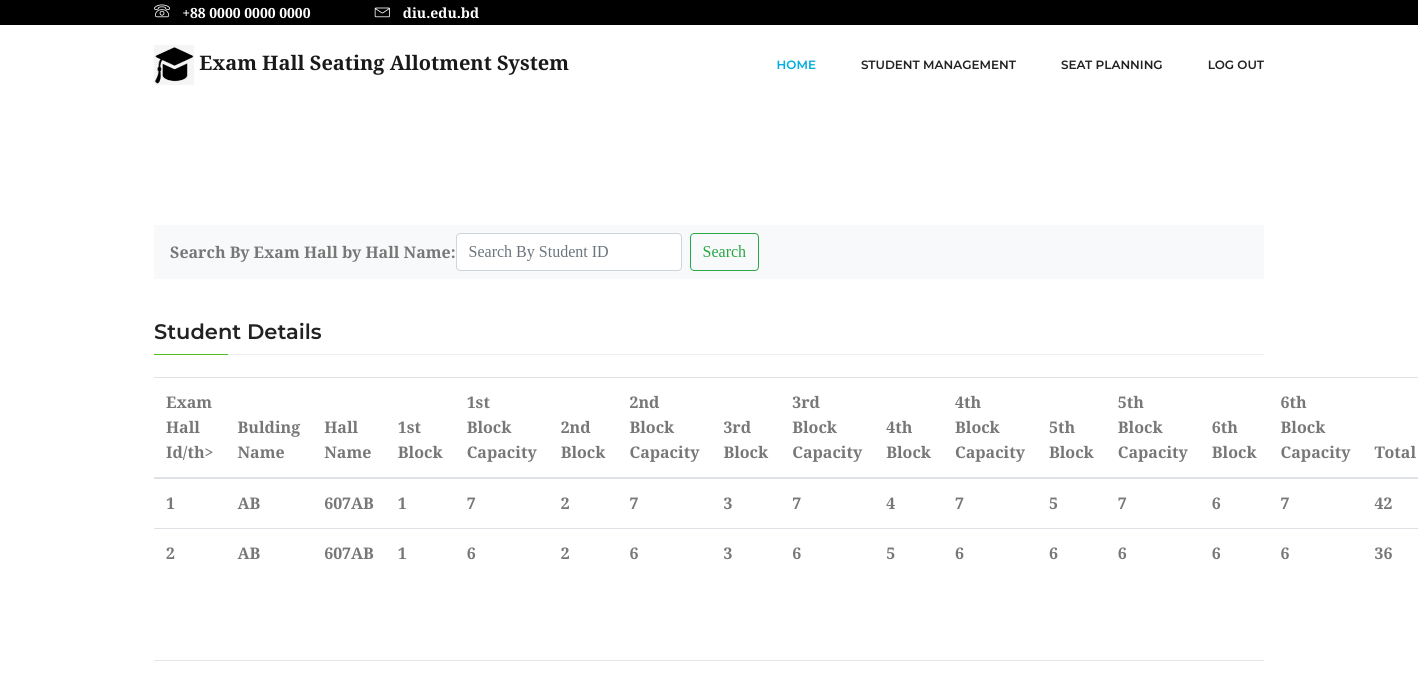
Page /ExamHallDetails.php (signed in) on the committed database.
### tables this page shows
CREATE TABLE `exm_hall` (
  `hall_id` int(11) NOT NULL,
  `building_name` varchar(50) NOT NULL,
  `hall_name` varchar(50) NOT NULL,
  `1block` varchar(50) NOT NULL,
  `1capacity` int(11) NOT NULL,
  `2block` varchar(50) NOT NULL,
  `2capacity` int(11) NOT NULL,
  `3block` varchar(50) NOT NULL,
  `3capacity` int(11) NOT NULL,
  `4block` varchar(50) NOT NULL,
  `4capacity` int(11) NOT NULL,
  `5block` varchar(50) NOT NULL,
  `5capacity` int(11) NOT NULL,
  `6block` varchar(50) NOT NULL,
  `6capacity` int(11) NOT NULL,
  `total` int(11) NOT NULL,
  `campus` varchar(50) NOT NULL
);

### ExamHallDetails.php (the view, shortened to what this page needs)
<?php
include('AdminMain.php');
$con=mysqli_connect("localhost","root","","exam_hall_seat_plan");
?>
<!DOCTYPE html>
<html lang="en">
<head>
	<link rel="stylesheet" href="css/bootstrap.css">
	<link rel="stylesheet" href="vendors/linericon/style.css">
	<link rel="stylesheet" href="css/font-awesome.min.css">
	<link rel="stylesheet" href="vendors/owl-carousel/owl.carousel.min.css">
	<link rel="stylesheet" href="vendors/lightbox/simpleLightbox.css">
	<link rel="stylesheet" href="vendors/nice-select/css/nice-select.css">
	<link rel="stylesheet" href="vendors/animate-css/animate.css">
	<link rel="stylesheet" href="css/style.css">
</head>
<body>
	<section class="course_details_area section_gap">
	 <div class="container">
        <div class="content">
        	<div>
              <nav class="navbar navbar-light bg-light">
                <form class="form-inline" action="" method="POST">
                  <label>Search By Exam Hall by Hall Name:</label>
                  <input class="form-control mr-sm-2" type="text" name="hall_name" placeholder="Search By Student ID" aria-label="Search" >
                  <input type="submit" class="btn btn-outline-success " type="submit" name="submit1" value="Search"/>
                </form>
              </nav>
            </div>
            <div class="review-top row pt-40">
                <div class="col-lg-12">
                	<h1 class="title">Student Details</h1>
                    <table class="table table-hover">
						<thead>
							<tr>
								<th scope="col">Exam Hall Id/th>
								<th scope="col">Bulding Name</th>
								<th scope="col">Hall Name</th>
								<th scope="col">1st Block</th>
								<th scope="col">1st Block Capacity</th>
								<th scope="col">2nd Block</th>
								<th scope="col">2nd Block Capacity</th>
								<th scope="col">3rd Block</th>
								<th scope="col">3rd Block Capacity</th>
								<th scope="col">4th Block</th>
								<th scope="col">4th Block Capacity</th>
								<th scope="col">5th Block</th>
								<th scope="col">5th Block Capacity</th>
								<th scope="col">6th Block</th>
								<th scope="col">6th Block Capacity</th>
								<th scope="col">Total</th>
							</tr>
						</thead>
						<tbody>
							<?php
	                            $sql="SELECT * FROM exm_hall";
							$result = mysqli_query($con,$sql);
        					while($row = mysqli_fetch_array($result)){
                              echo "
                              <tr>
                              <td>".$row['hall_id']."</td>
                              <td>".$row['building_name']."</td>
                              <td>".$row['hall_name']."</td>
                              <td>".$row['1block']."</td>
                              <td>".$row['1capacity']."</td>
                              <td>".$row['2block']."</td>
                              <td>".$row['2capacity']."</td>
                              <td>".$row['3block']."</td>
                              <td>".$row['3capacity']."</td>
                              <td>".$row['4block']."</td>
                              <td>".$row['4capacity']."</td>
                              <td>".$row['5block']."</td>
                              <td>".$row['5capacity']."</td>
                              <td>".$row['6block']."</td>
                              <td>".$row['6capacity']."</td>
                              <td>".$row['total']."</td>
                              <td>".$row['campus']."</td>
                              </tr>
                              ";
                            }
							?>
						</tbody>
					</table>
					<br><br>
					<hr>
				</div>
			</div>
		</div>
     </div>
    </section>
</body>
</html>

### rows in the picture
exm_hall: hall_id "1", building_name "AB", hall_name "607AB", 1block "1", 1capacity "7", 2block "2", 2capacity "7", 3block "3", 3capacity "7", 4block "4", 4capacity "7", 5block "5", 5capacity "7", 6block "6", 6capacity "7", total "42"
exm_hall: hall_id "2", building_name "AB", hall_name "607AB", 1block "1", 1capacity "6", 2block "2", 2capacity "6", 3block "3", 3capacity "6", 4block "5", 4capacity "6", 5block "6", 5capacity "6", 6block "6", 6capacity "6", total "36"
